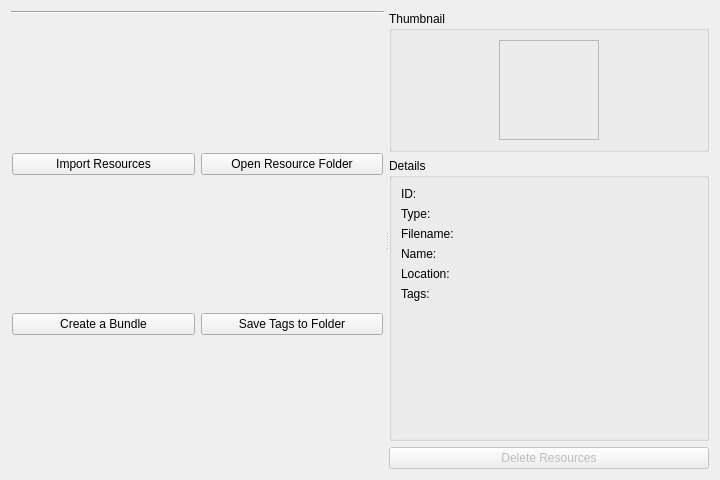
<?xml version="1.0" encoding="UTF-8"?>
<ui version="4.0">
 <class>WdgDlgResourceManager</class>
 <widget class="QWidget" name="WdgDlgResourceManager">
  <property name="geometry">
   <rect>
    <x>0</x>
    <y>0</y>
    <width>720</width>
    <height>480</height>
   </rect>
  </property>
  <property name="minimumSize">
   <size>
    <width>720</width>
    <height>480</height>
   </size>
  </property>
  <layout class="QHBoxLayout" name="horizontalLayout">
   <item>
    <widget class="QSplitter" name="splitter">
     <property name="orientation">
      <enum>Qt::Horizontal</enum>
     </property>
     <property name="handleWidth">
      <number>5</number>
     </property>
     <property name="childrenCollapsible">
      <bool>false</bool>
     </property>
     <widget class="QWidget" name="widget_1" native="true">
      <property name="sizePolicy">
       <sizepolicy hsizetype="Preferred" vsizetype="Preferred">
        <horstretch>0</horstretch>
        <verstretch>0</verstretch>
       </sizepolicy>
      </property>
      <property name="minimumSize">
       <size>
        <width>373</width>
        <height>0</height>
       </size>
      </property>
      <layout class="QVBoxLayout" name="verticalLayout">
       <property name="leftMargin">
        <number>0</number>
       </property>
       <property name="topMargin">
        <number>0</number>
       </property>
       <property name="rightMargin">
        <number>0</number>
       </property>
       <property name="bottomMargin">
        <number>0</number>
       </property>
       <item>
        <layout class="QFormLayout" name="formLayout">
         <property name="sizeConstraint">
          <enum>QLayout::SetDefaultConstraint</enum>
         </property>
         <property name="horizontalSpacing">
          <number>0</number>
         </property>
        </layout>
       </item>
       <item>
        <widget class="Line" name="line">
         <property name="orientation">
          <enum>Qt::Horizontal</enum>
         </property>
        </widget>
       </item>
       <item>
        <widget class="QWidget" name="wdgBundleActions" native="true">
         <layout class="QGridLayout" name="gridLayout">
          <property name="leftMargin">
           <number>1</number>
          </property>
          <property name="topMargin">
           <number>1</number>
          </property>
          <property name="rightMargin">
           <number>1</number>
          </property>
          <property name="bottomMargin">
           <number>1</number>
          </property>
          <item row="0" column="0">
           <widget class="QPushButton" name="btnImportResources">
            <property name="text">
             <string>Import Resources</string>
            </property>
           </widget>
          </item>
          <item row="0" column="1">
           <widget class="QPushButton" name="btnOpenResourceFolder">
            <property name="text">
             <string>Open Resource Folder</string>
            </property>
           </widget>
          </item>
          <item row="1" column="0">
           <widget class="QPushButton" name="btnCreateBundle">
            <property name="text">
             <string>Create a Bundle</string>
            </property>
           </widget>
          </item>
          <item row="1" column="1">
           <widget class="QPushButton" name="btnExtractTagsToResourceFolder">
            <property name="enabled">
             <bool>true</bool>
            </property>
            <property name="toolTip">
             <string>Make a backup of all your tags in the resource folder so they won't get lost on upgrading Skissa</string>
            </property>
            <property name="text">
             <string>Save Tags to Folder</string>
            </property>
           </widget>
          </item>
         </layout>
        </widget>
       </item>
      </layout>
     </widget>
     <widget class="QWidget" name="widget_2" native="true">
      <property name="sizePolicy">
       <sizepolicy hsizetype="MinimumExpanding" vsizetype="Preferred">
        <horstretch>0</horstretch>
        <verstretch>0</verstretch>
       </sizepolicy>
      </property>
      <property name="minimumSize">
       <size>
        <width>320</width>
        <height>0</height>
       </size>
      </property>
      <layout class="QVBoxLayout" name="verticalLayout_2" stretch="0,0,0">
       <property name="leftMargin">
        <number>0</number>
       </property>
       <property name="topMargin">
        <number>0</number>
       </property>
       <property name="rightMargin">
        <number>0</number>
       </property>
       <property name="bottomMargin">
        <number>0</number>
       </property>
       <item>
        <widget class="QGroupBox" name="iconPanel">
         <property name="sizePolicy">
          <sizepolicy hsizetype="Preferred" vsizetype="Fixed">
           <horstretch>0</horstretch>
           <verstretch>0</verstretch>
          </sizepolicy>
         </property>
         <property name="title">
          <string>Thumbnail</string>
         </property>
         <layout class="QHBoxLayout" name="horizontalLayout_2">
          <item>
           <widget class="QLabel" name="lblThumbnail">
            <property name="sizePolicy">
             <sizepolicy hsizetype="Fixed" vsizetype="Fixed">
              <horstretch>0</horstretch>
              <verstretch>0</verstretch>
             </sizepolicy>
            </property>
            <property name="minimumSize">
             <size>
              <width>100</width>
              <height>100</height>
             </size>
            </property>
            <property name="maximumSize">
             <size>
              <width>100</width>
              <height>100</height>
             </size>
            </property>
            <property name="frameShape">
             <enum>QFrame::StyledPanel</enum>
            </property>
            <property name="alignment">
             <set>Qt::AlignCenter</set>
            </property>
           </widget>
          </item>
         </layout>
        </widget>
       </item>
       <item>
        <widget class="QGroupBox" name="groupBox">
         <property name="sizePolicy">
          <sizepolicy hsizetype="Preferred" vsizetype="Expanding">
           <horstretch>0</horstretch>
           <verstretch>0</verstretch>
          </sizepolicy>
         </property>
         <property name="title">
          <string>Details</string>
         </property>
         <layout class="QFormLayout" name="formLayout_2">
          <item row="0" column="0">
           <widget class="QLabel" name="label">
            <property name="text">
             <string>ID:</string>
            </property>
           </widget>
          </item>
          <item row="0" column="1">
           <widget class="KSqueezedTextLabel" name="lblId">
            <property name="textInteractionFlags">
             <set>Qt::LinksAccessibleByMouse|Qt::TextSelectableByMouse</set>
            </property>
           </widget>
          </item>
          <item row="1" column="0">
           <widget class="QLabel" name="label_6">
            <property name="text">
             <string>Type:</string>
            </property>
           </widget>
          </item>
          <item row="2" column="0">
           <widget class="QLabel" name="label_2">
            <property name="text">
             <string>Filename:</string>
            </property>
           </widget>
          </item>
          <item row="3" column="0">
           <widget class="QLabel" name="label_3">
            <property name="text">
             <string>Name:</string>
            </property>
           </widget>
          </item>
          <item row="4" column="0">
           <widget class="QLabel" name="label_4">
            <property name="text">
             <string>Location:</string>
            </property>
           </widget>
          </item>
          <item row="5" column="0">
           <widget class="QLabel" name="label_5">
            <property name="text">
             <string>Tags:</string>
            </property>
            <property name="alignment">
             <set>Qt::AlignLeading|Qt::AlignLeft|Qt::AlignTop</set>
            </property>
           </widget>
          </item>
          <item row="2" column="1">
           <widget class="KSqueezedTextLabel" name="lblFilename">
            <property name="textInteractionFlags">
             <set>Qt::LinksAccessibleByMouse|Qt::TextSelectableByMouse</set>
            </property>
           </widget>
          </item>
          <item row="4" column="1">
           <widget class="KSqueezedTextLabel" name="lblLocation">
            <property name="textInteractionFlags">
             <set>Qt::LinksAccessibleByMouse|Qt::TextSelectableByMouse</set>
            </property>
           </widget>
          </item>
          <item row="1" column="1">
           <widget class="KSqueezedTextLabel" name="lblMetadata">
            <property name="textInteractionFlags">
             <set>Qt::LinksAccessibleByMouse|Qt::TextSelectableByMouse</set>
            </property>
           </widget>
          </item>
          <item row="3" column="1">
           <widget class="KSqueezedTextLabel" name="lneName"/>
          </item>
          <item row="5" column="1">
           <widget class="KisTagSelectionWidget" name="wdgResourcesTags" native="true"/>
          </item>
         </layout>
        </widget>
       </item>
       <item>
        <widget class="QPushButton" name="btnDeleteResource">
         <property name="enabled">
          <bool>false</bool>
         </property>
         <property name="text">
          <string>Delete Resources</string>
         </property>
        </widget>
       </item>
      </layout>
     </widget>
    </widget>
   </item>
  </layout>
 </widget>
 <customwidgets>
  <customwidget>
   <class>KSqueezedTextLabel</class>
   <extends>QLabel</extends>
   <header>ksqueezedtextlabel.h</header>
  </customwidget>
  <customwidget>
   <class>KisTagSelectionWidget</class>
   <extends>QWidget</extends>
   <header>KisTagSelectionWidget.h</header>
  </customwidget>
 </customwidgets>
 <tabstops>
  <tabstop>btnImportResources</tabstop>
  <tabstop>btnOpenResourceFolder</tabstop>
  <tabstop>btnCreateBundle</tabstop>
  <tabstop>btnExtractTagsToResourceFolder</tabstop>
 </tabstops>
 <resources/>
 <connections/>
</ui>
